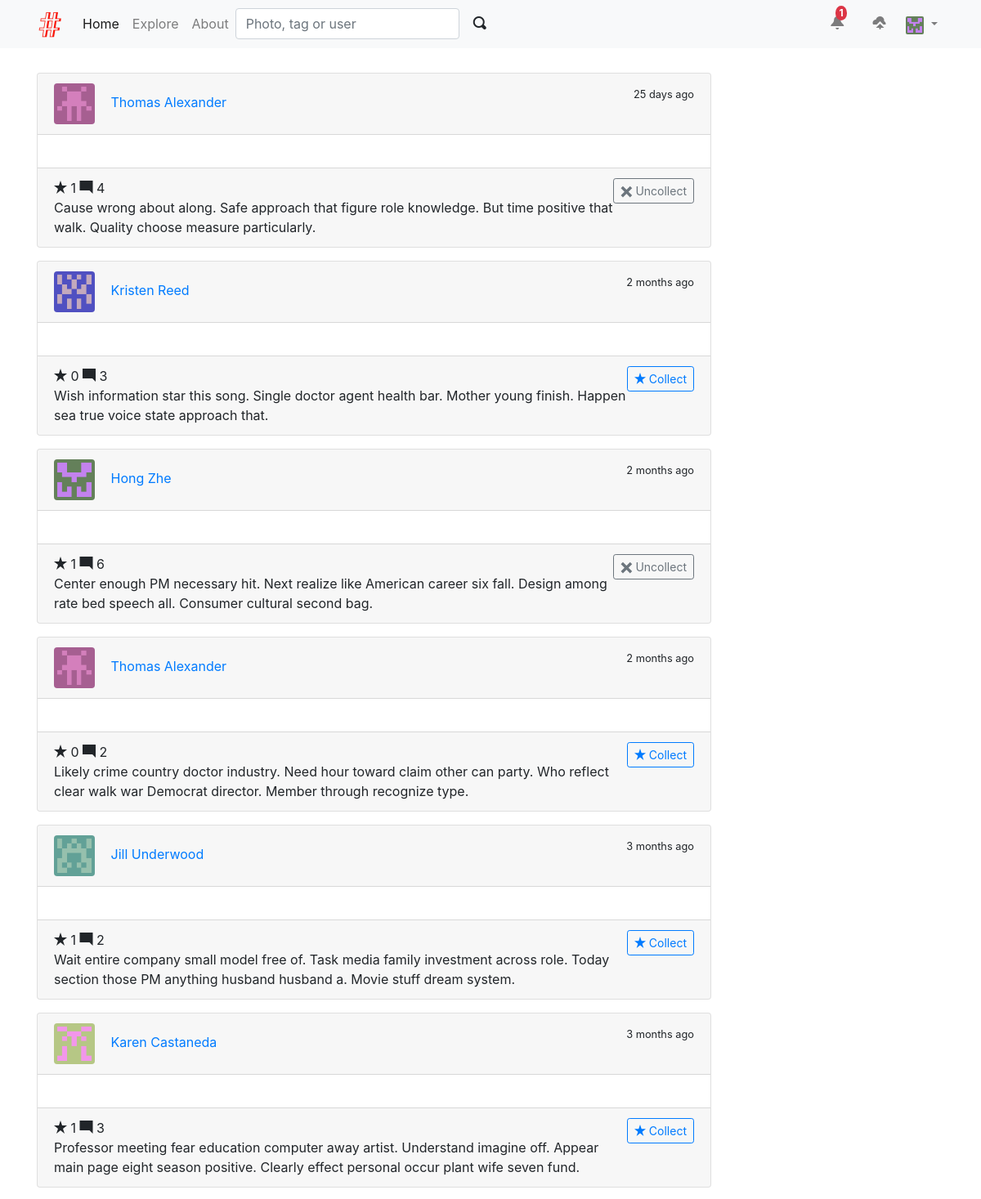
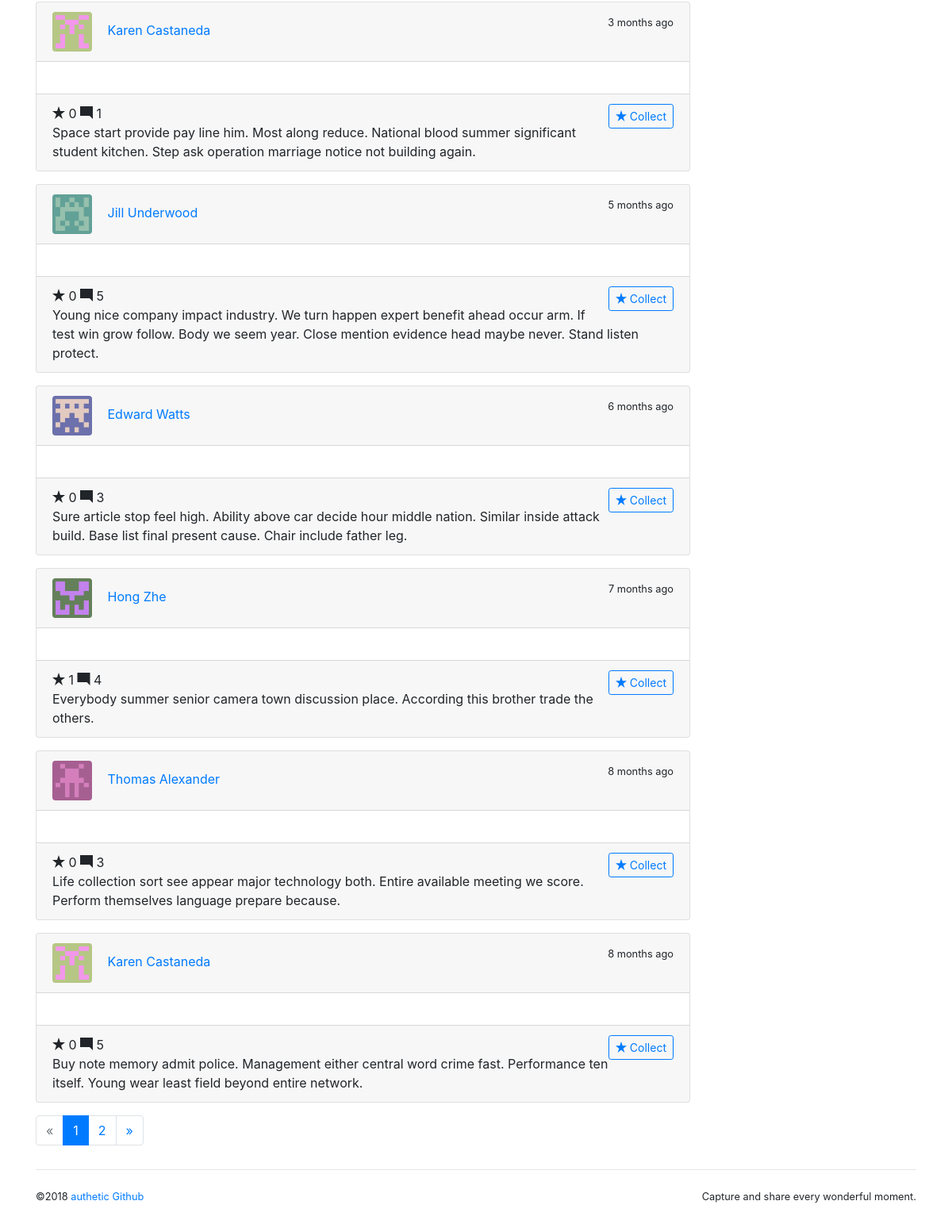
Screenshot of / (signed in) with the database file from the repository (2 pictures, top to bottom).
### albumy/models.py (models this page shows, shortened)
@whooshee.register_model('username', 'name')
class User(db.Model, UserMixin):
    id = db.Column(db.Integer, primary_key=True)
    username = db.Column(db.String(20), unique=True, index=True)
    email = db.Column(db.String(254), unique=True, index=True)
    password_hash = db.Column(db.String(128))
    name = db.Column(db.String(30))
    website = db.Column(db.String(255))
    bio = db.Column(db.String(120))
    location = db.Column(db.String(50))
    member_since = db.Column(db.DateTime, default=datetime.utcnow)
    confirmed = db.Column(db.Boolean, default=False)
    avatar_s = db.Column(db.String(64))
    avatar_m = db.Column(db.String(64))
    avatar_l = db.Column(db.String(64))
    avatar_raw = db.Column(db.String(64))
    receive_comment_notification = db.Column(db.Boolean, default=True)
    receive_follow_notification = db.Column(db.Boolean, default=True)
    receive_collect_notification = db.Column(db.Boolean, default=True)
    show_collections = db.Column(db.Boolean, default=True)
    locked = db.Column(db.Boolean, default=False)
    active = db.Column(db.Boolean, default=True)
    role_id = db.Column(db.Integer, db.ForeignKey('role.id'))
    role = db.relationship('Role', back_populates='users')
    photos = db.relationship('Photo', back_populates='author', cascade='all')
    collections = db.relationship('Collect', back_populates='collector', cascade='all')
    following = db.relationship('Follow', foreign_keys=[Follow.follower_id], back_populates=
                                'follower', lazy='dynamic', cascade='all')
    followers = db.relationship('Follow', foreign_keys=[Follow.followed_id], back_populates=
                                'followed', lazy='dynamic', cascade='all')
    notifications = db.relationship('Notification', back_populates='receiver',
                                    cascade='all')
    @property
    def is_active(self):
        return self.active
    def can(self, permission_name):
        permission = Permission.query.filter_by(name=permission_name).first()
        return permission is not None and self.role is not None and \
                permission in self.role.permissions
    def is_collecting(self, photo):
        return Collect.query.with_parent(self).filter_by(collected_id=photo.id).first() is not None

@whooshee.register_model('description')
class Photo(db.Model):
    id = db.Column(db.Integer, primary_key=True)
    description = db.Column(db.String(500))
    filename = db.Column(db.String(64))
    filename_s = db.Column(db.String(64))
    filename_m = db.Column(db.String(64))
    timestamp = db.Column(db.DateTime, default=datetime.utcnow)
    flag = db.Column(db.Integer, default=0)
    author_id = db.Column(db.Integer, db.ForeignKey('user.id'))
    author = db.relationship('User', back_populates='photos')
    tags = db.relationship('Tag', secondary=tagging, back_populates='photos')
    collectors = db.relationship('Collect', back_populates='collected', cascade='all')

### albumy/blueprints/main.py (the view)
@main_bp.route('/')
def index():
    if current_user.is_authenticated:
        followed_photos = Photo.query.join(Follow, Follow.followed_id == Photo.author_id).\
                            filter(Follow.follower_id == current_user.id).order_by(Photo.timestamp.desc())
        page = request.args.get('page', 1, type=int)
        pagination = followed_photos.paginate(page, per_page=current_app.config['ALBUMY_PHOTO_PER_PAGE'])
        photos = pagination.items
    else:
        pagination = None
        photos = None
    return render_template('main/index.html', pagination=pagination, photos=photos)

### albumy/__init__.py (called while the page is built)
def register_template_context(app):
    @app.context_processor
    def make_template_context():
        if current_user.is_authenticated:
            notification_count = Notification.query.with_parent(current_user).filter_by(is_read=False).count()
        else:
            notification_count = None
        return dict(notification_count=notification_count)

### albumy/extensions.py (called while the page is built)
@login_manager.user_loader
def load_user(user_id):
    from albumy.models import User
    user = User.query.get(int(user_id))
    return user

### albumy/templates/main/index.html (shortened to what this page needs)
{% extends 'base.html' %}
{% from 'bootstrap/pagination.html' import render_pagination %}
{% block content %}
    {% if current_user.is_authenticated %}
        <div class="row">
            <div class="col-md-9">
                {% if photos %}
                    {% for photo in photos %}
                        <div class="card mb-3 w-100">
                            <div class="card-header">
                                 <a class="dead-link" href="{{ url_for('user.index', username=photo.author.username) }}">
                                <img class="rounded img-fluid avatar-s profile-popover"
                                     data-href="{{ url_for('ajax.get_profile', user_id=photo.author.id) }}"
                                     src="{{ url_for('main.get_avatar', filename=photo.author.avatar_m) }}">
                                </a>
                                <a class="profile-popover trend-card-avatar"
                                   data-href="{{ url_for('ajax.get_profile', user_id=photo.author.id) }}"
                                   href="{{ url_for('user.index', username=photo.author.username) }}">{{ photo.author.name }}</a>
                                <span class="float-right">
                                    <small data-toggle="tooltip" data-placement="top" data-timestamp="{{ photo.timestamp }}"
                                    data-delay="500">
                                    {{ moment(photo.timestamp).fromNow(refresh=True) }}</small>
                                </span>
                            </div>
                            <div class="card-body">
                            </div>
                            <div class="card-footer">
                                <span class="oi oi-star"></span>
                                <span id="collectors-count-{{ photo.id }}"
                                      data-href="{{ url_for('ajax.collectors_count', photo_id=photo.id) }}">
                                    {{ photo.collectors|length }}
                                </span>
                                <span class="oi oi-comment-square"></span> {{ photo.comments|length }}
                                <div class="float-right">
                                    {% if current_user.is_authenticated %}
                                    <button class="{% if not current_user.is_collecting(photo) %}hide{% endif %}
                                     btn btn-outline-secondary btn-sm uncollect-btn"
                                            data-href="{{ url_for('ajax.uncollect', photo_id=photo.id) }}"
                                            data-id="{{ photo.id }}">
                                        <span class="oi oi-x"></span> Uncollect
                                    </button>
                                    <button class="{% if current_user.is_collecting(photo) %}hide{% endif %}
                                     btn btn-outline-primary btn-sm collect-btn"
                                            data-href="{{ url_for('ajax.collect', photo_id=photo.id) }}"
                                            data-id="{{ photo.id }}">
                                        <span class="oi oi-star"></span> Collect
                                    </button>
                                    {% endif %}
                                </div>
                                {% if photo.description %}
                                <p class="card-text">{{ photo.description }}</p>
                                {% endif %}
                            </div>
                        </div>
                    {% endfor %}
                {% else %}
                    <div class="tip text-center">
                        <h3>No trends.</h3>
                        <p><a href="{{ url_for('.explore') }}">Explore</a> </p>
                    </div>
                {% endif %}
            </div>
            <div class="col-md-3">
                {% include 'main/_sidebar.html' %}
            </div>
        </div>
        {% if photos %}
            {{ render_pagination(pagination, align='center') }}
        {% endif %}
    {% endif %}
{% endblock %}

### albumy/templates/base.html (shortened to what this page needs)
<!DOCTYPE html>
<html lang="en">
<head>
    {% block styles %}
        <link rel="stylesheet" href="{{ url_for('static', filename='css/bootstrap.min.css') }}">
        <link rel="stylesheet" href="{{ url_for('static', filename='open-iconic/font/css/open-iconic-bootstrap.css') }}">
        <link rel="stylesheet" href="{{ url_for('static', filename='css/style.css') }}">
    {% endblock %}
</head>
<body>
    {% block navbar %}
        <nav class="navbar navbar-expand-lg navbar-light bg-light">
            <div class="container">
              <a class="navbar-brand" href="{{ url_for('main.index') }}">
                  <img src="{{ url_for('static', filename='favicon.ico') }}" alt="Albumy">
              </a>
              <div class="collapse navbar-collapse" id="navbarSupportedContent">
                <div class="navbar-nav mr-auto">
                    <ul class="navbar-nav">
                      <li class="nav-item active">
                        <a class="nav-link" href="{{ url_for('main.index') }}">Home <span class="sr-only">(current)</span></a>
                      </li>
                      <li class="nav-item">
                        <a class="nav-link" href="{{ url_for('main.explore') }}">Explore</a>
                      </li>
                      <li class="nav-item">
                          <a class="nav-link" href="#">About</a>
                      </li>
                    </ul>
                    <form class="form-inline my-2 my-lg-0" action="{{ url_for('main.search') }}">
                      <input class="form-control mr-sm-1" type="search" name="q"
                             placeholder="Photo, tag or user" required aria-label="Search">
                      <button class="btn btn-light my-2 my-sm-0" type="submit">
                        <span class="oi oi-magnifying-glass"></span>
                      </button>
                    </form>
                </div>
                <div class="navbar-nav ml-auto">
                    {% if current_user.is_authenticated %}
                        <a class="nav-item nav-link" href="{{ url_for('main.show_notification', filter=
                                'unread')}}">
                            <span class="oi oi-bell"></span>
                             <span id="notification-badge"
                              class="{% if notification_count == 0 %}hide{% endif %} badge badge-danger badge-notification"
                              data-href="{{ url_for('ajax.notifications_count') }}">{{ notification_count }}</span>
                        </a>
                        <a class="nav-item nav-link" href="{{ url_for('main.upload') }}" title="Upload">
                            <span class="oi oi-cloud-upload"></span>&nbsp;&nbsp;
                        </a>
                        <div class="dropdown nav-item">
                            <a href="#" class="nav-link dropdown-toggle" data-toggle="dropdown" role="button" aria-expanded="false">
                                <img class="avatar-xs" src="{{ url_for('main.get_avatar', filename=current_user.avatar_s) }}">
                            </a>
                        </div>
                    {% else %}
                        <a class="btn btn-outline-primary" href="{{ url_for('auth.login') }}">Log in</a>&nbsp;&nbsp;
                        <a class="btn btn-primary" href="{{ url_for('auth.register') }}">Join Albumy</a>
                    {% endif %}
                </div>
              </div>
            </div>
        </nav>
    {% endblock %}
    <main>
        <div class="container">
            {% block content %}
            {% endblock %}
            {% block footer %}
                <footer>
                    <p class="float-left">
                        <small>&copy;2018
                            <a href="https://cnblogs/authetic">authetic</a>
                            <a href="https://github.com/authetic-x" title="Follow me on Github">Github</a>
                        </small>
                    </p>
                    <p class="float-right">
                        <small>Capture and share every wonderful moment.</small>
                    </p>
                </footer>
            {% endblock %}
        </div>
    </main>
</body>
</html>

### albumy/static/css/style.css (style rules this page uses)
.dead-link { text-decoration: none !important; border-width: 0; }
.badge-notification { position: relative; font-size: 12px; text-align: center; top: -15px; left: -15px; border-radius: 50%; }
nav { margin-bottom: 30px; }
footer { margin: 30px 0; padding: 20px 0; border-top: 1px solid #e5e5e5; }
.avatar-xs { width: 22px; height: 22px; border-radius: 2px; }
.avatar-s { width: 50px; height: 50px; }
.trend-card-avatar { padding-left: 15px; }

### rows the page displays
User: avatar_s (picture)
Photo: avatar_m (picture), author.name "Thomas Alexander", timestamp "25 days ago", collectors|length "1", comments|length "4", description "Cause wrong about along. Safe approach that figure role knowledge. But time positive that walk. Quality choose measure particularly."
Photo: avatar_m (picture), author.name "Kristen Reed", timestamp "2 months ago", collectors|length "0", comments|length "3", description "Wish information star this song. Single doctor agent health bar. Mother young finish. Happen sea true voice state approach that."
Photo: avatar_m (picture), author.name "Hong Zhe", timestamp "2 months ago", collectors|length "1", comments|length "6", description "Center enough PM necessary hit. Next realize like American career six fall. Design among rate bed speech all. Consumer cultural second bag."
Photo: avatar_m (picture), author.name "Thomas Alexander", timestamp "2 months ago", collectors|length "0", comments|length "2", description "Likely crime country doctor industry. Need hour toward claim other can party. Who reflect clear walk war Democrat director. Member through recognize type."
Photo: avatar_m (picture), author.name "Jill Underwood", timestamp "3 months ago", collectors|length "1", comments|length "2", description "Wait entire company small model free of. Task media family investment across role. Today section those PM anything husband husband a. Movie stuff dream system."
Photo: avatar_m (picture), author.name "Karen Castaneda", timestamp "3 months ago", collectors|length "1", comments|length "3", description "Professor meeting fear education computer away artist. Understand imagine off. Appear main page eight season positive. Clearly effect personal occur plant wife seven fund."
Photo: avatar_m (picture), author.name "Karen Castaneda", timestamp "3 months ago", collectors|length "0", comments|length "1", description "Space start provide pay line him. Most along reduce. National blood summer significant student kitchen. Step ask operation marriage notice not building again."
Photo: avatar_m (picture), author.name "Jill Underwood", timestamp "5 months ago", collectors|length "0", comments|length "5", description "Young nice company impact industry. We turn happen expert benefit ahead occur arm. If test win grow follow. Body we seem year. Close mention evidence head maybe never. Stand listen protect."
Photo: avatar_m (picture), author.name "Edward Watts", timestamp "6 months ago", collectors|length "0", comments|length "3", description "Sure article stop feel high. Ability above car decide hour middle nation. Similar inside attack build. Base list final present cause. Chair include father leg."
Photo: avatar_m (picture), author.name "Hong Zhe", timestamp "7 months ago", collectors|length "1", comments|length "4", description "Everybody summer senior camera town discussion place. According this brother trade the others."
Photo: avatar_m (picture), author.name "Thomas Alexander", timestamp "8 months ago", collectors|length "0", comments|length "3", description "Life collection sort see appear major technology both. Entire available meeting we score. Perform themselves language prepare because."
Photo: avatar_m (picture), author.name "Karen Castaneda", timestamp "8 months ago", collectors|length "0", comments|length "5", description "Buy note memory admit police. Management either central word crime fast. Performance ten itself. Young wear least field beyond entire network."

### other values shown
{{ notification_count }} "1"
{{ render_pagination(pagination, align='center') }} "« 1 2 »"
